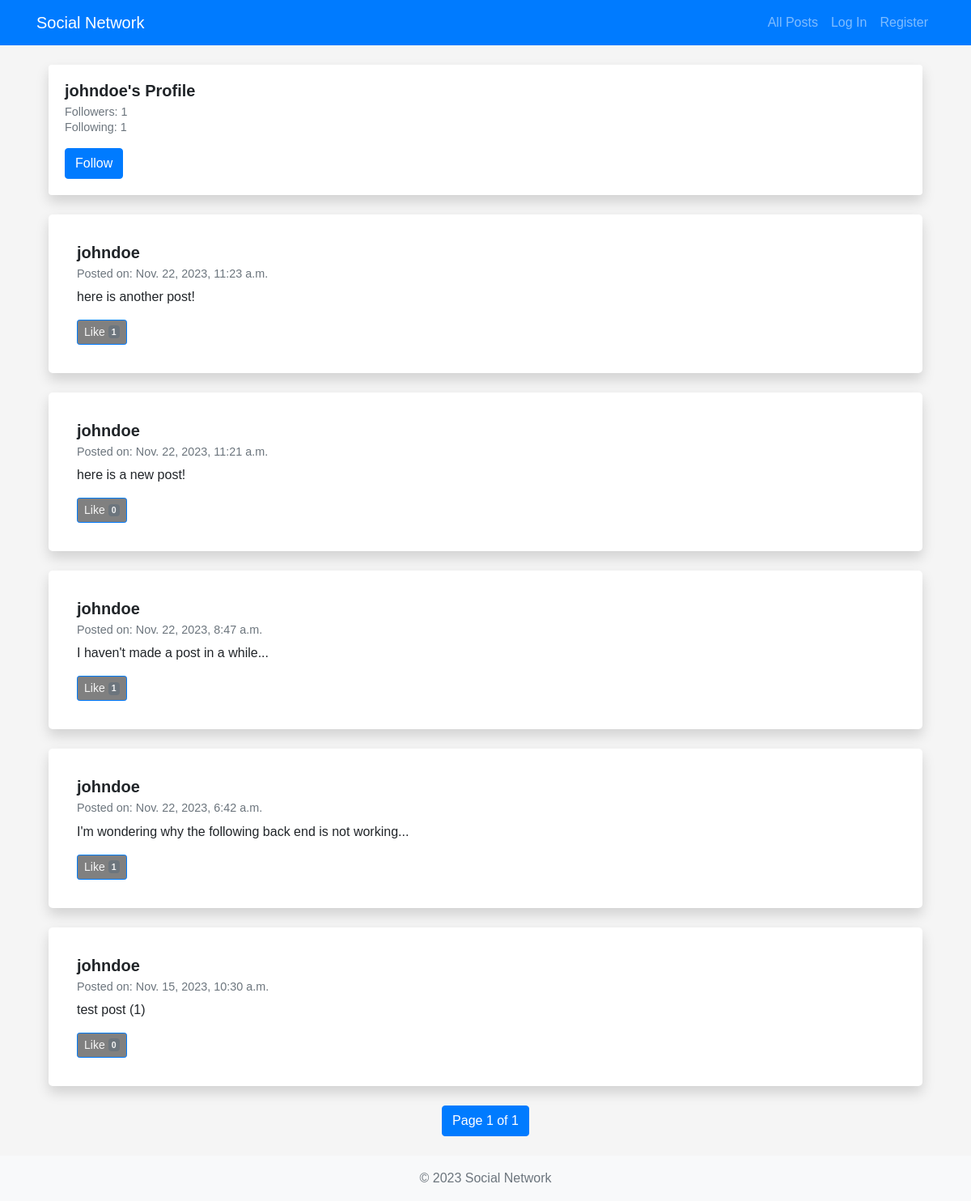
/profile/johndoe, run on an earlier commit of the app's database.
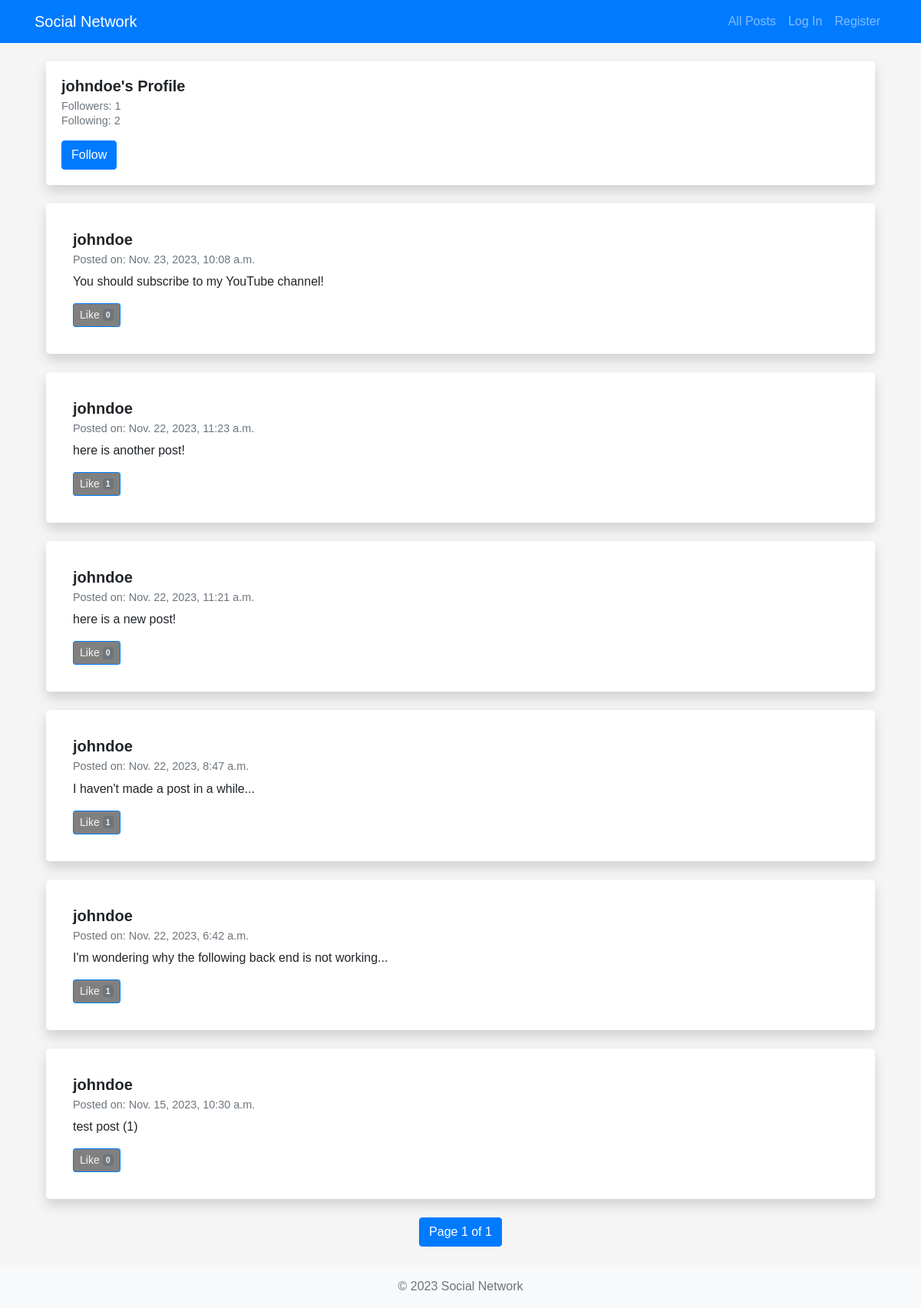
And on a later commit of the database.
### network/models.py (models this page shows, shortened)
class Post (models.Model):
    post = models.CharField(max_length=500)
    user = models.ForeignKey(User, on_delete=models.CASCADE, related_name="posts")
    timestamp = models.DateTimeField(auto_now_add=True)
    likes = models.ManyToManyField(User, blank=True, related_name="liked_posts")

class User(AbstractUser):
    pass

### network/views.py (the view)
# urls.py: path("profile/<str:username>", views.profile, name="profile"),
def profile(request, username):
    user = User.objects.get(username=username)
    user_extended, created = UserExtended.objects.get_or_create(user=user)
    posts_list = Post.objects.filter(user=user).order_by('-timestamp')
    paginator = Paginator(posts_list, 10)  # Show 10 posts per page
    page_number = request.GET.get('page')
    posts = paginator.get_page(page_number)
    followers_count = user_extended.followers.count()
    following_count = user_extended.following.count()
    is_following = request.user in user_extended.followers.all()
    context = {
        'user_profile': user,
        'posts': posts,
        'followers': followers_count,
        'following': following_count,
        'is_following': is_following
    }
    return render(request, 'network/profile.html', context)

### network/templates/network/profile.html (shortened to what this page needs)
{% extends "network/layout.html" %}
{% block body %}
<div class="container mt-4">
    <div class="card mb-4 shadow">
        <div class="card-body">
            <h1 class="card-title">{{ user_profile.username }}'s Profile</h1>
            <h6 class="card-subtitle mb-2 text-muted">Followers: {{ followers }}</h6>
            <h6 class="card-subtitle mb-2 text-muted">Following: {{ following }}</h6>
            {% if user != user_profile %}
                <form method="post" action="{% url 'profile' username=user_profile.username %}">
                    <button type="submit" name="follow" class="btn btn-primary mt-2">
                        {% if is_following %}Unfollow{% else %}Follow{% endif %}
                    </button>
                </form>
            {% endif %}
        </div>
    </div>
    {% for post in posts %}
    <div class="post card shadow mb-4">
        <div class="card-body">
            <h5 class="card-title">{{ post.user.username }}</h5>
            <h6 class="card-subtitle mb-2 text-muted">Posted on: {{ post.timestamp }}</h6>
            <p id="post-content-{{ post.id }}" class="card-text">{{ post.post }}</p>
            <div class="button-group">
                <button id="like-btn-{{ post.id }}" type="button" class="btn btn-outline-primary btn-sm {% if request.user in post.likes.all %}liked{% else %}unliked{% endif %}" onclick="toggleLike('{{ post.id }}')" data-liked="{% if request.user in post.likes.all %}true{% else %}false{% endif %}">
                    Like <span class="badge bg-secondary">{{ post.likes.count }}</span>
                </button>
            </div>
        </div>
    </div>
    {% endfor %}
    <nav aria-label="Page navigation">
        <ul class="pagination justify-content-center">
            <li class="page-item active">
                <span class="page-link">
                    Page {{ posts.number }} of {{ posts.paginator.num_pages }}
                </span>
            </li>
        </ul>
    </nav>
</div>
{% endblock %}

What changed in the data, as far as the page shows it:
added Post: user.username "johndoe", timestamp "Nov. 23, 2023, 10:08 a.m.", post "You should subscribe to my YouTube channel!", likes.count "0"
Also different on the page:
{{ following }}: "1" → "2"
